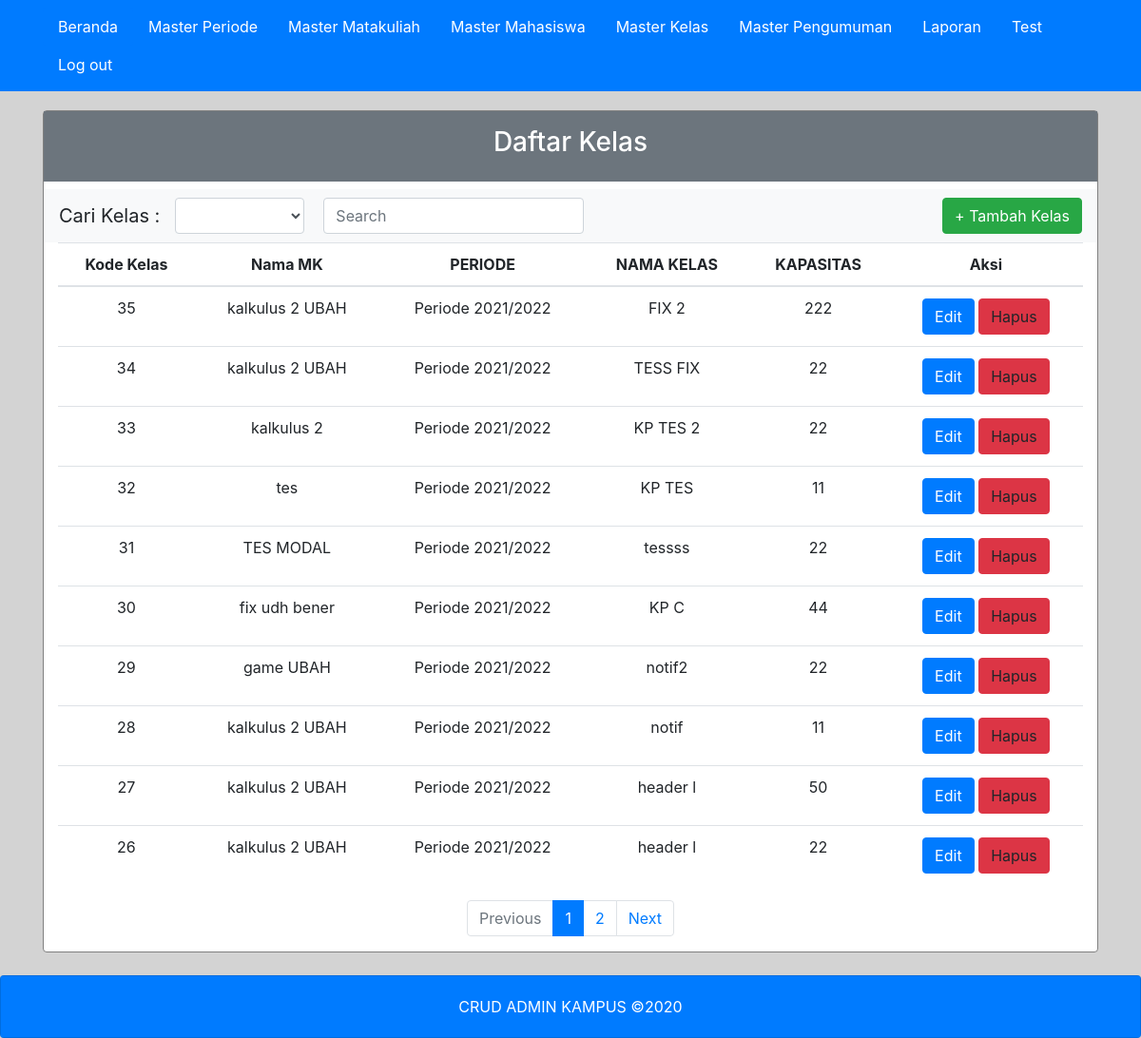
The app's page /ADMIN/frmMasterKelas.php (signed in) with its own data.
### tables this page shows
CREATE TABLE `kelas` (
  `kode_kelas` int(11) NOT NULL COMMENT 'Primary Key, Auto Increment',
  `kode_mk` varchar(8) NOT NULL COMMENT 'FK ke tabel Mata kuliah',
  `kode_periode` int(11) NOT NULL COMMENT 'FK ke tabel periode',
  `nama_kelas` varchar(8) NOT NULL COMMENT 'nama kelas, contoh: KP A, KP B',
  `kapasitas` smallint(6) NOT NULL COMMENT 'jumlah kapasitas kelas',
  `hapuskah` tinyint(1) NOT NULL COMMENT 'jika true maka kelas dianggap terhapus'
);

CREATE TABLE `matakuliah` (
  `kode_mk` int(8) NOT NULL COMMENT 'Primary Key',
  `nama` varchar(30) NOT NULL COMMENT 'nama mata kuliah',
  `jumlah_sks` smallint(6) NOT NULL COMMENT 'jumlah sks untuk mata kuliah ini',
  `deskripsi` text NOT NULL COMMENT 'deskripsi tentang mk',
  `hapuskah` tinyint(1) NOT NULL COMMENT 'jika true maka mata kuliah dianggap terhapus'
);

CREATE TABLE `periode` (
  `kode` int(11) NOT NULL COMMENT 'Primary Key, Auto Increment',
  `nama` varchar(30) NOT NULL COMMENT 'Contoh: GASAL 2014/2015, GENAP 2014/2015',
  `status` tinyint(1) NOT NULL COMMENT 'jika true maka periode aktif, sebaliknya tidak aktif',
  `hapuskah` tinyint(1) NOT NULL COMMENT 'jika true maka periode dianggap terhapus',
  `tanggal_buka` date NOT NULL COMMENT 'tanggal awal periode perwalian ',
  `tanggal_akhir` date NOT NULL COMMENT 'tanggal akhir periode perwalian'
);

### ADMIN/frmMasterKelas.php (the view, shortened to what this page needs)
<link rel="stylesheet" href="https://maxcdn.bootstrapcdn.com/bootstrap/4.0.0/css/bootstrap.min.css">
<body style="background-color: lightgrey;">
	<?php
	include "part/header.php";
	?>
	<div class="container main">
		<div class="card" style="border-style: solid; border-color:grey;margin-top: 20px;">
			<div class="p-3 mb-2 bg-secondary text-white">
				<h3 style="text-align: center;">Daftar Kelas</h3>
			</div>
			<nav class="navbar navbar-expand-lg navbar-light bg-light">
				<a class="navbar-brand">Cari Kelas : </a>
				<div class="collapse navbar-collapse" id="navbarTogglerDemo02">
					<div class="col-xs-3">
						<select name="kategori" id="kategori" class="form-control">
							<option value=""></option>
							<option value="namamatkul">Nama MK</option>
						</select>
					</div>
					<div class="col-xs-3" style="margin-left: 20px;">
						<input class="form-control" name="keyword" id="keyword" type="text" placeholder="Search"></input>
					</div>
				</div>
				<button class="btn btn-success" data-toggle="modal" data-target="#modalForm">
					+ Tambah Kelas
				</button>
			</nav>
			<div class="container">
				<table class="table table-hover">
					<thead style="text-align: center;">
						<tr>
							<th scope="col">Kode Kelas</th>
							<th scope="col">Nama MK</th>
							<th scope="col">PERIODE</th>
							<th scope="col">NAMA KELAS</th>
							<th scope="col">KAPASITAS</th>
							<th scope="col">Aksi</th>
						</tr>
					</thead>
					<tbody style="text-align: center;" id="data">
						<?php
						$link = mysqli_connect("localhost", "root", "", "pweb");
						$page = (isset($_GET['page'])) ? (int) $_GET['page'] : 1;
						$limit = 10;
						$limitStart = ($page - 1) * $limit;
						$SqlQuery = mysqli_query($link, "SELECT k.kode_kelas, m.nama AS namamatkul, p.nama AS namaPeriode, k.nama_Kelas as namakls,  k.kapasitas as kap
						FROM kelas k
						INNER JOIN matakuliah m ON k.kode_mk = m.kode_mk
						INNER JOIN periode p ON k.kode_periode  = p.kode
						ORDER BY kode_kelas DESC LIMIT " . $limitStart . "," . $limit);
						while ($row =  mysqli_fetch_object($SqlQuery)) {
							echo "<tr>";
							echo "<td>" . $row->kode_kelas . "</td>";
							echo "<td>" . $row->namamatkul . "</td>";
							echo "<td>" . $row->namaPeriode . "</td>";
							echo "<td>" . $row->namakls . "</td>";
							echo "<td>" . $row->kap . "</td>";
							echo "<td> <a class='btn btn-primary' href='frmUbahKelas.php?kode_kelas=$row->kode_kelas&namaPeriode=$row->namaPeriode&namamatkul=$row->namamatkul'> Edit </a>";
							echo " <a class='btn btn-danger' onclick='hapusKode($row->kode_kelas)'>Hapus</a></td>";
						?>
						<?php
							echo "</tr>";
						}
						?>
					</tbody>
				</table>
			</div>
			<div>
				<nav aria-label="Page navigation example">
					<ul class="pagination justify-content-center">
						<?php
						if ($page == 1) {
						?>
							<li class="page-item disabled"><a class="page-link" href="#">Previous</a></li>
						<?php
						} else {
							$LinkPrev = ($page > 1) ? $page - 1 : 1;
						?>
							<li class="page-item"><a class="page-link" href="frmMasterKelas.php?page=<?php echo $LinkPrev; ?>">Previous</a></li>
						<?php
						}
						?>
						<?php
						$SqlQuery = mysqli_query($link, "SELECT k.kode_kelas, m.nama AS namamatkul, p.nama AS namaPeriode, k.nama_Kelas as namakls,  k.kapasitas as kap
						FROM kelas k
						INNER JOIN matakuliah m ON k.kode_mk = m.kode_mk
						INNER JOIN periode p ON k.kode_periode  = p.kode");
						$JumlahData = mysqli_num_rows($SqlQuery);
						$jumlahPage = ceil($JumlahData / $limit);
						$jumlahNumber = 1;
						$startNumber = ($page > $jumlahNumber) ? $page - $jumlahNumber : 1;
						$endNumber = ($page < ($jumlahPage - $jumlahNumber)) ? $page + $jumlahNumber : $jumlahPage;
						for ($i = $startNumber; $i <= $endNumber; $i++) {
							$linkActive = ($page == $i) ? ' active ' : '';
						?>
							<li class='page-item <?php echo $linkActive; ?>'> <a class="page-link" href="frmMasterKelas.php?page=<?php echo $i; ?>"><?php echo $i; ?></a></li>
						<?php
						}
						?>
						<?php
						if ($page == $jumlahPage) {
						?>
							<li class="page-item disabled"><a class="page-link" href="#">Next</a></li>
						<?php
						} else {
							$linkNext = ($page < $jumlahPage) ? $page + 1 : $jumlahPage;
						?>
							<li class="page-item"><a class="page-link" href="frmMasterKelas.php?page=<?php echo $linkNext; ?>">Next</a></li>
						<?php
						}
						?>
					</ul>
				</nav>
			</div>
		</div>
	</div>
	<?php
	include "part/footer.php";
	?>
</body>

### ADMIN/part/style.php (style rules this page uses)
.main { min-height: calc(98vh - 56px - 66px); }

### records on screen
kelas: kode_kelas "35", kode_mk.nama "kalkulus 2 UBAH", kode_periode.nama "Periode 2021/2022", nama_kelas "FIX 2", kapasitas "222"
kelas: kode_kelas "34", kode_mk.nama "kalkulus 2 UBAH", kode_periode.nama "Periode 2021/2022", nama_kelas "TESS FIX", kapasitas "22"
kelas: kode_kelas "33", kode_mk.nama "kalkulus 2", kode_periode.nama "Periode 2021/2022", nama_kelas "KP TES 2", kapasitas "22"
kelas: kode_kelas "32", kode_mk.nama "tes", kode_periode.nama "Periode 2021/2022", nama_kelas "KP TES", kapasitas "11"
kelas: kode_kelas "31", kode_mk.nama "TES MODAL", kode_periode.nama "Periode 2021/2022", nama_kelas "tessss", kapasitas "22"
kelas: kode_kelas "30", kode_mk.nama "fix udh bener", kode_periode.nama "Periode 2021/2022", nama_kelas "KP C", kapasitas "44"
kelas: kode_kelas "29", kode_mk.nama "game UBAH", kode_periode.nama "Periode 2021/2022", nama_kelas "notif2", kapasitas "22"
kelas: kode_kelas "28", kode_mk.nama "kalkulus 2 UBAH", kode_periode.nama "Periode 2021/2022", nama_kelas "notif", kapasitas "11"
kelas: kode_kelas "27", kode_mk.nama "kalkulus 2 UBAH", kode_periode.nama "Periode 2021/2022", nama_kelas "header l", kapasitas "50"
kelas: kode_kelas "26", kode_mk.nama "kalkulus 2 UBAH", kode_periode.nama "Periode 2021/2022", nama_kelas "header l", kapasitas "22"
